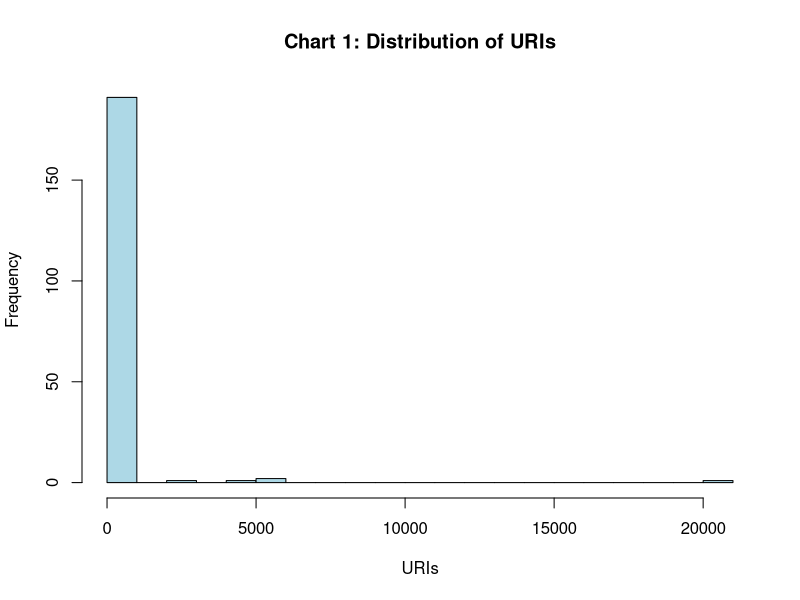
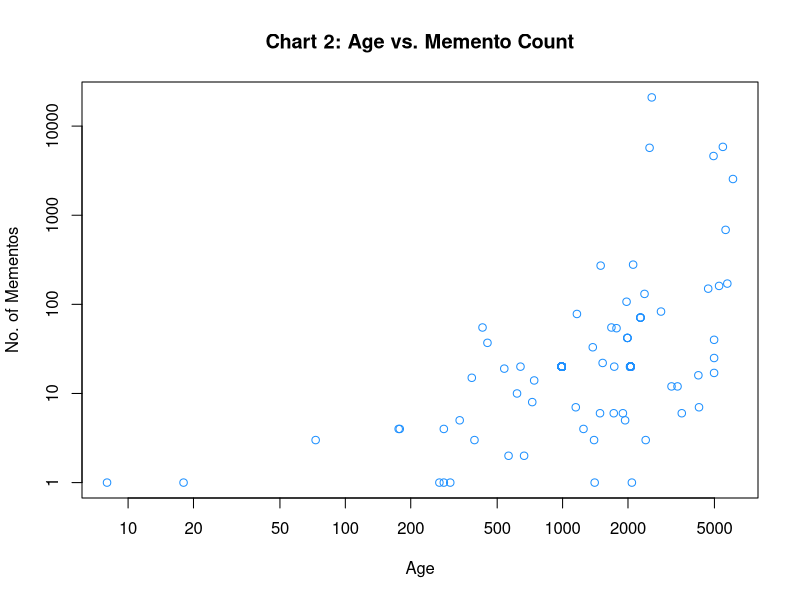

Reproduce these figures in R, in order.
#!/usr/bin/env Rscript

rawInput <- read.table('AGE-MEMENTOCOUNT.txt', header=T)




bins <- seq(0, 21000, 1000)

hist(rawInput$MementoCount, breaks=bins, main="Chart 1: Distribution of URIs", xlab="URIs", col="lightblue")
plot(rawInput$Age, rawInput$MementoCount, log="xy", type="p", xlab="Age", ylab="No. of Mementos", col="dodgerblue1", main="Chart 2: Age vs. Memento Count")

